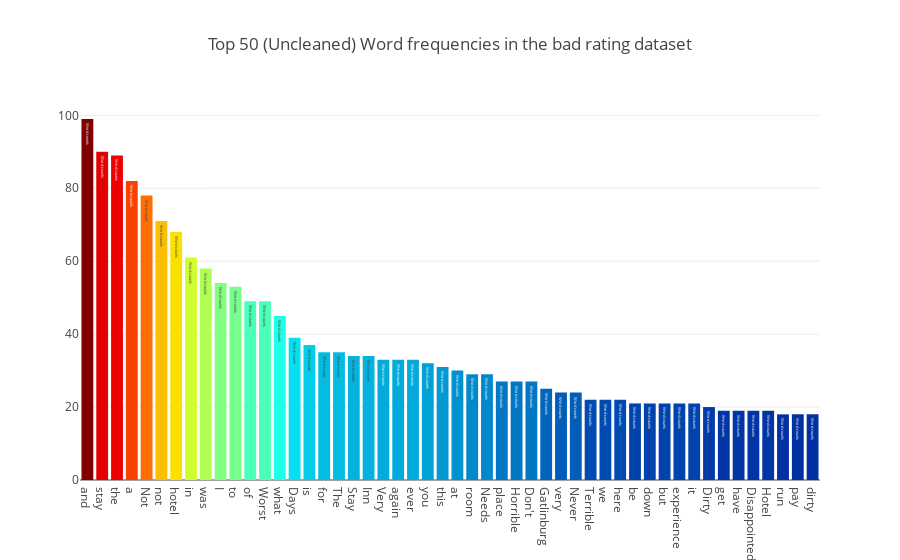

Source (notebook cell):
### Markdown cell above
# Graph Function showing Frequency of stopwords without stopwords removal

### Code cell
##For bad rating
## function to find the frequency of the words before removal of stopwords
def freq_without_removal(col_name):
    all_words = bad_rating[col_name].str.split(expand=True).unstack().value_counts()
    data = [go.Bar(
            x = all_words.index.values[0:50],
            y = all_words.values[0:50],
            marker= dict(colorscale='Jet',
                         color = all_words.values[0:100]
                        ),
            text='Word counts'
            )]

    layout = go.Layout(
        title='Top 50 (Uncleaned) Word frequencies in the bad rating dataset'
    )

    fig = go.Figure(data=data, layout=layout)

    py.iplot(fig, filename='basic-bar')
freq_without_removal('main_review')

### Figure 1 — Plotly figure (JSON) as saved in the notebook; plotly's stock layout.template omitted (floating-point values rounded to 4 significant figures)
{"data": [{"marker": {"color": [99, 90, 89, 82, 78, 71, 68, 61, 58, 54, 53, 49, 49, 45, 39, 37, 35, 35, 34, 34, 33, 33, 33, 32, 31, 30, 29, 29, 27, 27, 27, 25, 24, 24, 22, 22, 22, 21, 21, 21, 21, 21, 20, 19, 19, 19, 19, 18, 18, 18, 18, 18, 18, 17, 16, 16, 15, 15, 14, 14, 14, 14, 14, 14, 14, 13, 13, 13, 13, 13, 12, 12, 12, 12, 12, 12, 11, 11, 11, 11, 11, 10, 10, 10, 10, 10, 10, 10, 10, 10, 10, 10, 10, 9, 9, 9, 9, 9, 9, 9], "colorscale": "Jet"}, "text": "Word counts", "type": "bar", "uid": "2effb278-f9cf-11e8-a8c5-8abb479a1a0c", "x": ["and", "stay", "the", "a", "Not", "not", "hotel", "in", "was", "I", "to", "of", "Worst", "what", "Days", "is", "for", "The", "Stay", "Inn", "Very", "again", "ever", "you", "this", "at", "room", "Needs", "place", "Horrible", "Don't", "Gatlinburg", "very", "Never", "Terrible", "we", "here", "be", "down", "but", "experience", "it", "Dirty", "get", "have", "Disappointed", "Hotel", "run", "pay", "dirty"], "y": [99, 90, 89, 82, 78, 71, 68, 61, 58, 54, 53, 49, 49, 45, 39, 37, 35, 35, 34, 34, 33, 33, 33, 32, 31, 30, 29, 29, 27, 27, 27, 25, 24, 24, 22, 22, 22, 21, 21, 21, 21, 21, 20, 19, 19, 19, 19, 18, 18, 18]}], "layout": {"title": "Top 50 (Uncleaned) Word frequencies in the bad rating dataset"}}
